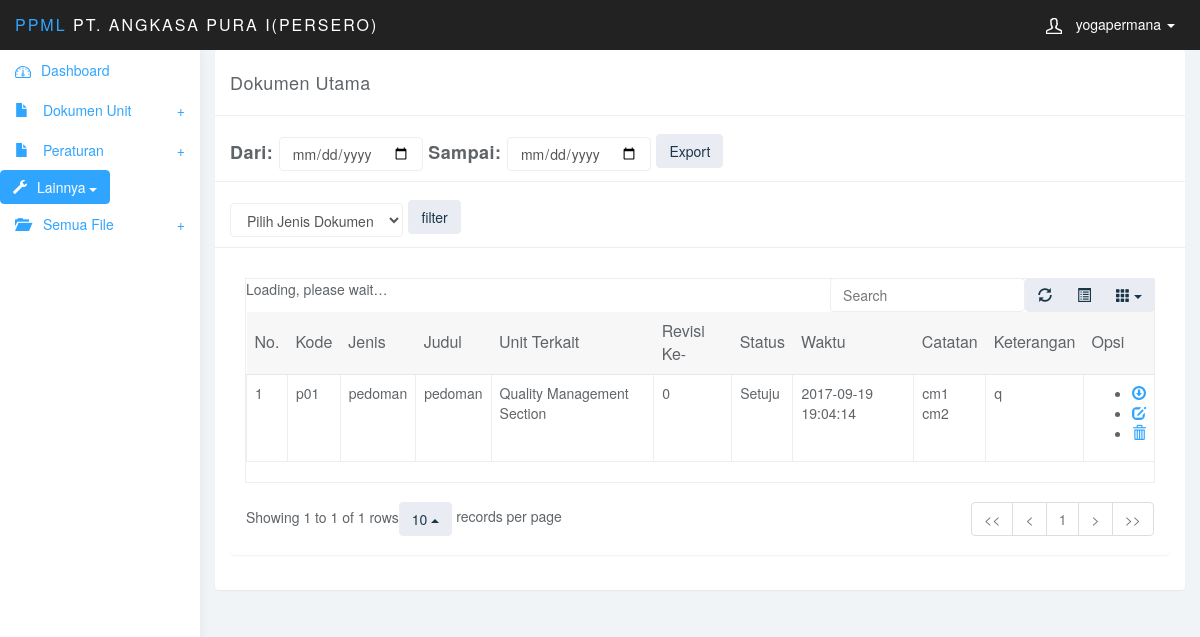
/admin/view_document.php (signed in), run on the app's committed database.
### tables this page shows
CREATE TABLE `tb_dokumen_baru` (
  `id_dokumen` int(3) NOT NULL AUTO_INCREMENT,
  `kode` varchar(50) DEFAULT NULL,
  `nama_dokumen` varchar(50) DEFAULT NULL,
  `jenis_dokumen` int(10) DEFAULT NULL,
  `keterangan` varchar(255) DEFAULT NULL,
  `revisi` int(3) DEFAULT NULL,
  `file` varchar(255) DEFAULT NULL,
  `status` int(3) DEFAULT NULL,
  `catatan` varchar(255) DEFAULT NULL,
  `entry_date` datetime DEFAULT NULL,
  `id_admin` int(10) DEFAULT NULL,
  PRIMARY KEY (`id_dokumen`),
  KEY `id_admin` (`id_admin`),
  KEY `jenis_dokumen` (`jenis_dokumen`),
  KEY `id_keterangan` (`keterangan`),
  KEY `status` (`status`),
  KEY `revisi` (`revisi`),
  CONSTRAINT `tb_dokumen_baru_ibfk_5` FOREIGN KEY (`jenis_dokumen`) REFERENCES `tb_jenis_dokumen` (`id_jenis_dokumen`),
  CONSTRAINT `tb_dokumen_baru_ibfk_7` FOREIGN KEY (`status`) REFERENCES `status_dokumen` (`id_status_dokumen`),
  CONSTRAINT `tb_dokumen_baru_ibfk_8` FOREIGN KEY (`revisi`) REFERENCES `revisi` (`id_revisi`),
  CONSTRAINT `tb_dokumen_baru_ibfk_9` FOREIGN KEY (`id_admin`) REFERENCES `tb_admin` (`id_admin`)
);

CREATE TABLE `tb_jenis_dokumen` (
  `id_jenis_dokumen` int(10) NOT NULL AUTO_INCREMENT,
  `jenis_dokumen` varchar(50) NOT NULL,
  PRIMARY KEY (`id_jenis_dokumen`)
);

CREATE TABLE `unit` (
  `id_unit` int(3) NOT NULL AUTO_INCREMENT,
  `unit` varchar(100) DEFAULT NULL,
  PRIMARY KEY (`id_unit`)
);

CREATE TABLE `status_dokumen` (
  `id_status_dokumen` int(3) NOT NULL,
  `status_dokumen` varchar(50) DEFAULT NULL,
  PRIMARY KEY (`id_status_dokumen`)
);

### admin/view_document.php (the view, shortened to what this page needs)
<?php require_once('header.php') ?>
<?php require_once('sidebar.php') ?>
	<div class="col-sm-9 col-sm-offset-3 col-lg-10 col-lg-offset-2 main">
		<div class="row">
			<div class="col-md-12">
				<div class="panel panel-default">
					<div class="panel-heading">
					 	Dokumen Utama
					 </div>
					<div class="panel-heading">
						<form class="form-inline" action="export_document.php" method="post">
							<div class="form-group">
								<label class="control-label" >Dari: </label>
							</div>
							<div class="form-group">
								<input type="date" name="dari" class="form-control">
							</div>
							<div class="form-group">
								<label class="control-label" >Sampai: </label>
							</div>
							<div class="form-group">
								<input type="date" name="sampai" class="form-control">
							</div>
							<div class="form-group">
								<input type="submit" class="btn btn-default btn-md pull-right" name="export" value="Export">
							</div>
						</form>
					</div>
					<div class="panel-heading">
						<form class="form-inline" action="" method="post">
							<div class="form-group">
								<select class="form-control" id="jenis_dokumen" name="jenis_dokumen">
										<option value="">Pilih Jenis Dokumen</option>
									</select>
							</div>
							<div class="form-group">
								<input type="submit" class="btn btn-default btn-md pull-right" name="filter" value="filter">
							</div>
						</form>
					</div>
		<div class="panel-body">
		<div class="row">
			<div class="col-lg-12">
				<div class="panel panel-default">
					<div class="panel-body">
						<table data-toggle="table"  data-show-refresh="true" data-show-toggle="true" data-show-columns="true" data-search="true" data-select-item-name="toolbar1" data-pagination="true" data-sort-name="name" data-sort-order="desc">
						    <thead>
						    <tr>
						    	<th align="center">No.</th>
						    	<th data-field="kode">Kode</th>
						    	<th data-field="jenis_dokumen">Jenis</th>
						    	<th data-field="nama_dokumen">Judul</th>
						    	<th data-field="unit">Unit Terkait</th>
						    	<th data-field="revisi">Revisi Ke- </th>
						    	<th data-field="status_dokumen">Status</th>
						        <th data-field="entry_date">Waktu</th>
						        <th data-field="catatan">Catatan</th>
						        <th data-field="keterangan">Keterangan</th>
						        <th colspan="1">Opsi</th>
						    </tr>
						    </thead>
						    <tbody>
						    <?php
							if (!isset($_POST['jenis_dokumen']) || $_POST['jenis_dokumen'] == "")
								$filter = "";
							else
								$filter = "where tb_dokumen_baru.jenis_dokumen = ".$_POST['jenis_dokumen'];
						    $query = mysql_query("SELECT
							tb_dokumen_baru.id_dokumen,
							tb_dokumen_baru.kode,
							tb_dokumen_baru.nama_dokumen,
							tb_jenis_dokumen.jenis_dokumen,
							tb_dokumen_baru.keterangan,
							tb_dokumen_baru.catatan,
							tb_dokumen_baru.revisi,
							tb_dokumen_baru.`file`,
							tb_dokumen_baru.entry_date,
							status_dokumen.status_dokumen,
							unit.unit
							FROM
							tb_dokumen_baru
							Inner Join tb_admin ON tb_dokumen_baru.id_admin = tb_admin.id_admin
							Inner Join tb_jenis_dokumen ON tb_dokumen_baru.jenis_dokumen = tb_jenis_dokumen.id_jenis_dokumen
							Inner Join status_dokumen ON tb_dokumen_baru.`status` = status_dokumen.id_status_dokumen
							Inner Join unit ON unit.id_unit = tb_admin.unit
							".$filter."
							order by id_dokumen desc
							");
							$no=1;
						    while ($data = mysql_fetch_array($query)) {
					    	?>
					        <tr>
					        	<td align="center"><?php echo $no;?></td>
					        	<td><?php echo $data['kode']; ?></td>
					        	<td><?php echo $data['jenis_dokumen']; ?></td>
					           	<td><?php echo $data['nama_dokumen']; ?></td>
					           	<td><?php echo $data['unit']; ?></td>
					           	<td><?php echo $data['revisi']; ?></td>
					           	<td><?php echo $data['status_dokumen']; ?></td>
					           	<td><?php echo $data['entry_date']; ?></td>
					           	<td><?php echo $data['catatan']; ?></td>
					            <td><?php echo $data['keterangan']; ?></td>
					           	<td>
					           		<ul>
					           			<li>
					           				<?php
											echo "<a href='../uploads/".$data['file']."' class='glyphicon glyphicon-download'></a> ";
											?>
					           			</li>
					           			<li>
					           				<a href="edit_dokumen.php?id_dokumen=<?php echo $data['id_dokumen'];?>" class="glyphicon glyphicon-edit"></a>
					           			</li>
					           			<li>
					           				<a href="delete_document.php?id_dokumen=<?php echo $data['id_dokumen'];?>" onclick="return confirm('Yakin mau di hapus?');" class="glyphicon glyphicon-trash"></a>
					           			</li>
					           		</ul>
					    		</td>
					        </tr>
						    <?php
						    $no++;
						    }
						    ?>
					  		</tbody>
						</table>
					</div>
				</div>
			</div>
		</div>
	</div>
</body>
</html>

### admin/css/styles.css (style rules this page uses)
body { background: #f1f4f7; padding-top: 50px; color: #5f6468; }
a, a:hover, a:focus { color: #30a5ff; }
.form-control { border: 1px solid #eee; box-shadow: none; }
.btn-default, .btn-default:hover, .btn-default:focus, .btn-default:active, .btn-default.active, .open > .dropdown-toggle.btn-default, .btn-default.disabled, .btn-default[disabled], fieldset[disabled] .btn-default, .btn-default.disabled:hover, .btn-default[disabled]:hover, fieldset[disabled] .btn-default:hover, .btn-default.disabled:focus, .btn-default[disabled]:focus, fieldset[disabled] .btn-default:focus, .btn-default.disabled:active, .btn-default[disabled]:active, fieldset[disabled] .btn-default:active, .btn-default.disabled.active, .btn-default[disabled].active, fieldset[disabled] .btn-default.active { background-color: #e9ecf2; border-color: #e9ecf2; color: #1b3548; }
.panel { border: 0; }
.panel-heading { font-size: 18px; font-weight: 300; letter-spacing: 0.025em; height: 66px; line-height: 45px; }
.panel-default .panel-heading { background: #fff; border-bottom: 1px solid #eee; color: #5f6468; }
.table { background: #fff; }

### data on the page
tb_dokumen_baru: kode "p01", jenis_dokumen.jenis_dokumen "pedoman", nama_dokumen "pedoman", unit.unit "Quality Management Section", revisi "0", status.status_dokumen "Setuju", entry_date "2017-09-19 19:04:14", catatan "cm1 cm2", keterangan "q"

### other printed values
$_SESSION['nama'] "yogapermana"
